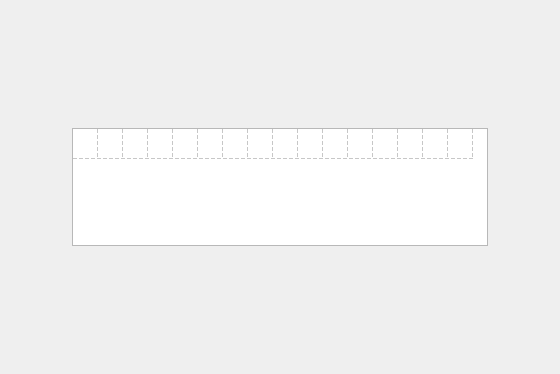
<?xml version="1.0" encoding="UTF-8"?>
<ui version="4.0">
 <class>CharSelWidget</class>
 <widget class="QWidget" name="CharSelWidget">
  <property name="geometry">
   <rect>
    <x>0</x>
    <y>0</y>
    <width>560</width>
    <height>374</height>
   </rect>
  </property>
  <property name="windowTitle">
   <string>Form</string>
  </property>
  <layout class="QGridLayout" name="gridLayout">
   <item row="0" column="2">
    <spacer name="verticalSpacer_2">
     <property name="orientation">
      <enum>Qt::Vertical</enum>
     </property>
     <property name="sizeHint" stdset="0">
      <size>
       <width>20</width>
       <height>112</height>
      </size>
     </property>
    </spacer>
   </item>
   <item row="1" column="0">
    <spacer name="horizontalSpacer">
     <property name="orientation">
      <enum>Qt::Horizontal</enum>
     </property>
     <property name="sizeHint" stdset="0">
      <size>
       <width>61</width>
       <height>20</height>
      </size>
     </property>
    </spacer>
   </item>
   <item row="1" column="1" colspan="2">
    <widget class="QTableWidget" name="tableWidget">
     <property name="layoutDirection">
      <enum>Qt::LeftToRight</enum>
     </property>
     <property name="horizontalScrollBarPolicy">
      <enum>Qt::ScrollBarAlwaysOff</enum>
     </property>
     <property name="sizeAdjustPolicy">
      <enum>QAbstractScrollArea::AdjustToContents</enum>
     </property>
     <property name="editTriggers">
      <set>QAbstractItemView::NoEditTriggers</set>
     </property>
     <property name="gridStyle">
      <enum>Qt::DashLine</enum>
     </property>
     <property name="rowCount">
      <number>1</number>
     </property>
     <property name="columnCount">
      <number>16</number>
     </property>
     <attribute name="horizontalHeaderVisible">
      <bool>false</bool>
     </attribute>
     <attribute name="horizontalHeaderDefaultSectionSize">
      <number>25</number>
     </attribute>
     <attribute name="horizontalHeaderMinimumSectionSize">
      <number>25</number>
     </attribute>
     <attribute name="horizontalHeaderStretchLastSection">
      <bool>false</bool>
     </attribute>
     <attribute name="verticalHeaderVisible">
      <bool>false</bool>
     </attribute>
     <row/>
     <column/>
     <column/>
     <column/>
     <column/>
     <column/>
     <column/>
     <column/>
     <column/>
     <column/>
     <column/>
     <column/>
     <column/>
     <column/>
     <column/>
     <column/>
     <column/>
    </widget>
   </item>
   <item row="1" column="3">
    <spacer name="horizontalSpacer_2">
     <property name="orientation">
      <enum>Qt::Horizontal</enum>
     </property>
     <property name="sizeHint" stdset="0">
      <size>
       <width>61</width>
       <height>20</height>
      </size>
     </property>
    </spacer>
   </item>
   <item row="2" column="1">
    <spacer name="verticalSpacer">
     <property name="orientation">
      <enum>Qt::Vertical</enum>
     </property>
     <property name="sizeHint" stdset="0">
      <size>
       <width>20</width>
       <height>112</height>
      </size>
     </property>
    </spacer>
   </item>
  </layout>
 </widget>
 <resources/>
 <connections/>
</ui>
